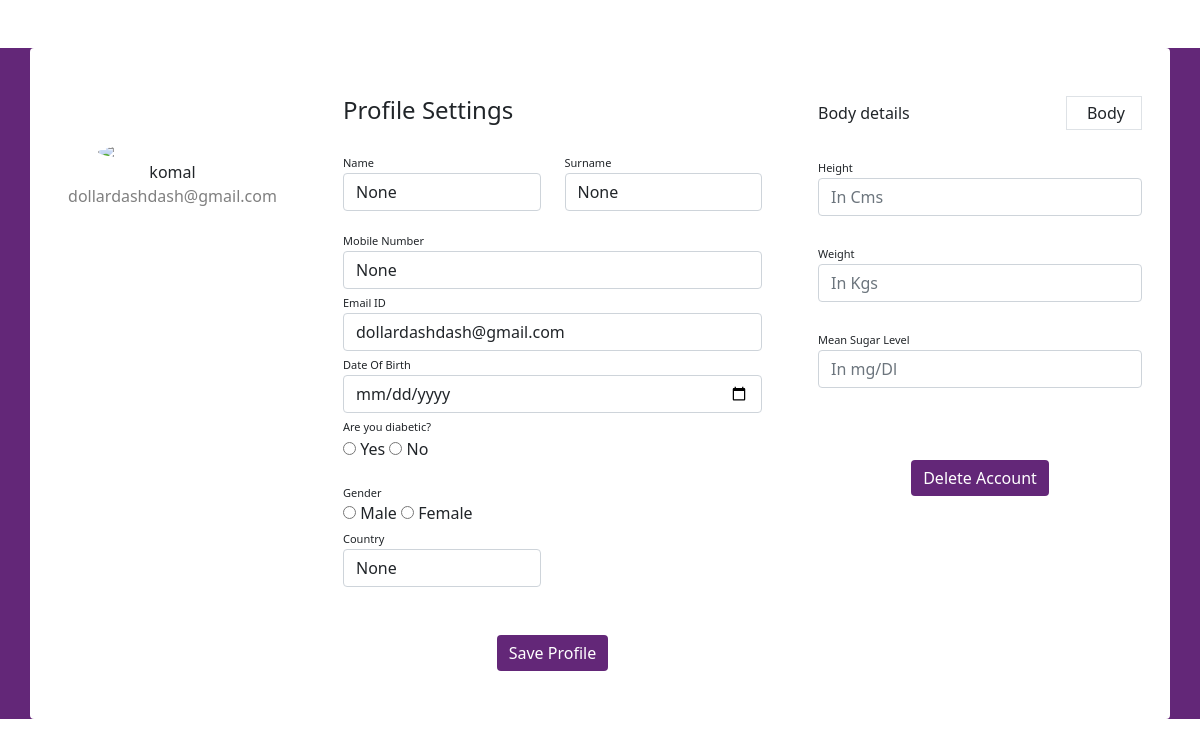
Page /settings/komal (signed in) on the committed database.
### oauthen/models.py (models this page shows, shortened)
class User(AbstractUser):
    first_name = models.CharField(max_length=100,null=True)
    last_name = models.CharField(max_length=100,null=True)
    mobile_number = models.CharField(max_length=15,null=True)
    date_of_birth = models.DateField(null=True)
    diabetic = models.BooleanField(null=True)
    gender = models.CharField(max_length=6, choices=[('male', 'Male'), ('female', 'Female')],null=True)
    country = models.CharField(max_length=100,null=True)
    height = models.DecimalField(max_digits=5, decimal_places=2,null=True)
    weight = models.DecimalField(max_digits=5, decimal_places=2,null=True)
    mean_sugar_level = models.DecimalField(max_digits=5, decimal_places=2,null=True)

### oauthen/views.py (the view, shortened to what this page needs)
# urls.py: path('settings/<name>',views.settings_view,name="settings_view"),
@login_required()
def settings_view(request , name):
    try :
        query = User.objects.get(username=name)
    except :
        return redirect(home_view)
    return render(request,'profile.html',context={"user":query})

### templates/profile.html (shortened to what this page needs)
{% extends 'base.html' %}
{% block resources %}
<link rel="stylesheet" href="https://cdn.jsdelivr.net/npm/bootstrap@5.0.0-alpha1/dist/css/bootstrap.min.css">
<link rel="stylesheet" href="https://cdn.jsdelivr.net/npm/bootstrap@5.0.0-alpha1/dist/js/bootstrap.bundle.min.js">
{% endblock %}
{% block content %}
    <form action="{% url 'settings_view' user.username %}" method="post">
        <div class="container rounded bg-white mt-5 mb-5">
            <div class="row">
                <div class="col-md-3 border-right">
                    <div class="d-flex flex-column align-items-center text-center p-3 py-5">
                        <img class="rounded-circle mt-5" width="150px" src="https://st3.depositphotos.com/15648834/17930/v/600/depositphotos_179308454-stock-illustration-unknown-person-silhouette-glasses-profile.jpg">
                        <span class="font-weight-bold">{{ user.username }}</span>
                        <span class="text-black-50">{{ user.email }}</span>
                    </div>
                </div>
                <div class="col-md-5 border-right">
                    <div class="p-3 py-5">
                        <div class="d-flex justify-content-between align-items-center mb-3">
                            <h4 class="text-right">Profile Settings</h4>
                        </div>
                        <div class="row mt-2">
                            <div class="col-md-6">
                                <label class="labels">Name</label>
                                <input type="text" name="first_name" class="form-control" placeholder="First name" value="{{ user.first_name }}">
                            </div>
                            <div class="col-md-6">
                                <label class="labels">Surname</label>
                                <input type="text" name="last_name" class="form-control" placeholder="Surname" value="{{ user.last_name }}">
                            </div>
                        </div>
                        <div class="row mt-3">
                            <div class="col-md-12">
                                <label class="labels">Mobile Number</label>
                                <input type="text" name="mobile_number" class="form-control" placeholder="Enter phone number" value="{{ user.mobile_number }}">
                            </div>
                            <div class="col-md-12">
                                <label class="labels">Email ID</label>
                                <input type="text" name="email" class="form-control" placeholder="Enter email id" value="{{ user.email }}">
                            </div>
                            <div class="col-md-12">
                                <label class="labels">Date Of Birth</label>
                                <input type="date" name="date_of_birth" class="form-control" placeholder="Date Of Birth" value="{{ user.date_of_birth }}">
                            </div>
                            <div class="col-md-12">
                                <label class="labels">Are you diabetic?</label>
                                <div>
                                    <label>
                                        <input type="radio" name="diabetic" value="yes"> Yes
                                    </label>
                                    <label>
                                        <input type="radio" name="diabetic" value="no"> No
                                    </label>
                                </div>
                            </div>
                        </div>
                        <div class="row mt-4">
                            <label class="labels">Gender</label>
                            <div>
                                <label>
                                    <input type="radio" name="gender" value="male"> Male
                                </label>
                                <label>
                                    <input type="radio" name="gender" value="female"> Female
                                </label>
                            </div>
                            <div class="col-md-6">
                                <label class="labels">Country</label>
                                <input type="text" name="country" class="form-control" placeholder="Country" value="{{ user.country }}">
                            </div>
                        </div>
                        <div class="mt-5 text-center">
                            <button class="btn btn-primary profile-button" type="submit">Save Profile</button>
                        </div>
                    </div>
                </div>
                <div class="col-md-4">
                    <div class="p-3 py-5">
                        <div class="d-flex justify-content-between align-items-center experience">
                            <span>Body details</span>
                            <span class="border px-3 p-1 add-experience">
                                &nbsp;Body
                            </span>
                        </div>
                        <br>
                        <div class="col-md-12">
                            <label class="labels">Height</label>
                            <input type="number" name="height" class="form-control" placeholder="In Cms" value="">
                        </div>
                        <br>
                        <div class="col-md-12">
                            <label class="labels">Weight</label>
                            <input type="number" name="weight" class="form-control" placeholder="In Kgs" value="">
                        </div>
                        <br>
                        <div class="col-md-12">
                            <label class="labels">Mean Sugar Level</label>
                            <input type="number" name="mean_sugar_level" class="form-control" placeholder="In mg/Dl" value="">
                        </div>
                        <br>
                        <div class="mt-5 text-center">
                            <a href="{% url 'delete_acct' user.username %}"><button class="btn btn-primary profile-button" type="button">Delete Account</button></a>
                        </div>
                    </div>
                </div>
            </div>
        </div>
    </form>
{% endblock %}

### templates/profile.html (style rules this page uses)
body { background: rgb(99, 39, 120) }
.profile-button { background: rgb(99, 39, 120); box-shadow: none; border: none }
.labels { font-size: 11px }

### rows in the picture
User: username "komal", email "dollardashdash@gmail.com", first_name "None", last_name "None", mobile_number "None", country "None"
